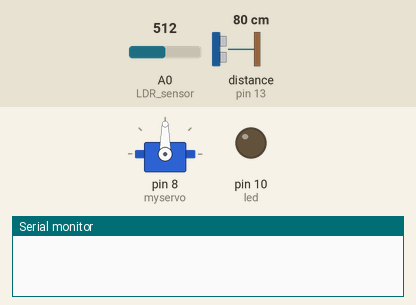
Simulated run of this sketch. Board: Arduino Uno, built with avr-gcc and run on an emulated ATmega328P. Shown: servo, output pins drawn as LEDs (lit = HIGH), the last lines printed to the serial monitor. Wiring (inferred from the names in the program): ultrasonic range finder: trigger pin 12; echo pin 13. Inputs (shaded band) come from the test bench; at power-on: A0 (LDR_sensor) = 512, distance to the obstacle (sensor on pin 13) 80 cm. The echo pulse lasts 58.3 µs per cm; pins used as bus, display or sensor lines are not drawn.

Above: at 1.2 s.
1.3 s: A0 (LDR_sensor) set to 314
2.8 s: A0 (LDR_sensor) set to 293
At 2.95 s:
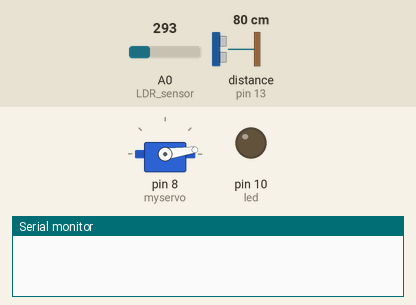
At 6.5 s:
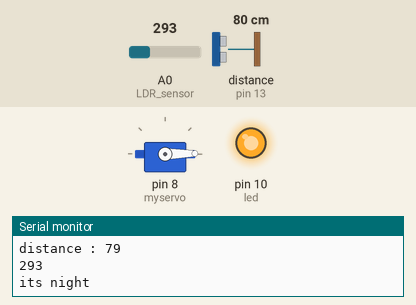
Timing chart, 0 to 17.6 s (numbered marks = the images above; inputs shaded):
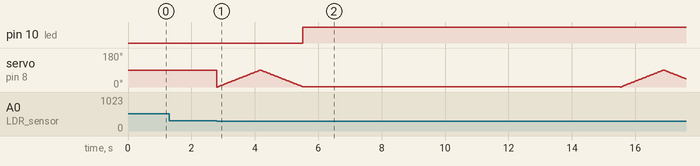

The sketch:

6.ino
```cpp
#include <Servo.h>
#define trig 12
#define echo 13
int LDR_sensor = A0;
int sensorValue = 0;
int led = 10;
Servo myservo;  // create servo object to control a servo
int pos = 0;    // variable to store the servo position
long distance, duration;

void setup() {

  myservo.attach(8);  // attaches the servo on pin 9 to the servo object
  pinMode(LDR_sensor, INPUT);
  Serial.begin(9600);
  pinMode(led,OUTPUT);
  pinMode(trig, OUTPUT);
  pinMode(echo, INPUT);

}

void loop() {

  digitalWrite(trig, LOW);
  delayMicroseconds(2);
  digitalWrite(trig, HIGH);
  delayMicroseconds(10);
  digitalWrite(trig, LOW);
  duration = pulseIn(echo, HIGH);
  distance = (duration/2) / 29.1;
  sensorValue = analogRead(LDR_sensor);
  if (sensorValue <= 300 )
  {
    for (pos = 0; pos < 90; pos += 1)
       {
        // goes from 0 degrees to 90 degrees
        // in steps of 1 degree
        myservo.write(pos); // tell servo to go to position in variable 'pos'
        delay(15);// waits 15ms for the servo to reach the position
    }for (pos = 90; pos > 0; pos -= 1)
       {
        // goes from 0 degrees to 90 degrees
        // in steps of 1 degree
        myservo.write(pos); // tell servo to go to position in variable 'pos'
        delay(15);// waits 15ms for the servo to reach the position
    }
    if(distance<100){
    Serial.print("distance : ");
    Serial.println(distance);
    digitalWrite(led,HIGH);
    Serial.println(sensorValue);
    Serial.println("its night");
    }
    delay(10000);
  }

  if (sensorValue > 300 && distance >=100)
  {
    digitalWrite(led,LOW);
    Serial.println(sensorValue);
    Serial.println("its daylight");
     delay(10000);
  }

}
```

Measured:
- the behaviour switches between 301 and 300 on A0 (LDR_sensor) (found by bisection; images 0 and 1)
- after the input at 1.3 s, every drawn part: stays the same
